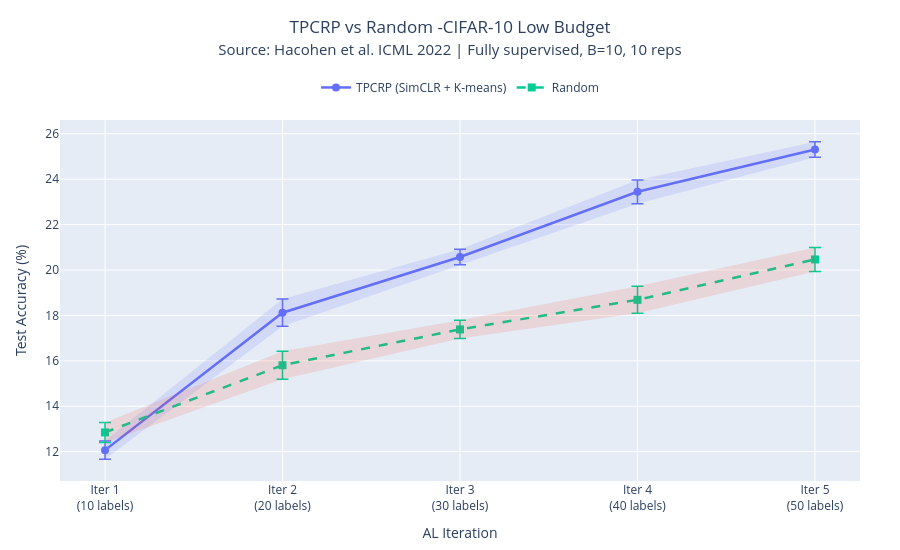

This figure's notebook cell:
### Markdown cell above
## Cell 10 -Results Plot (Step 4)

Reproduces the style of Fig. 4(a) from the paper: mean test accuracy ± standard error vs AL iteration for both TPCRP and the Random baseline.

### Code cell
import plotly.io as pio
import plotly.graph_objects as go

iterations     = list(range(1, AL_ITERATIONS + 1))
n_labeled_list = [i * AL_BUDGET for i in iterations]
x_labels       = [f"Iter {i}<br>({i*AL_BUDGET} labels)" for i in iterations]

fig = go.Figure()

# ── TPCRP trace ───────────────────────────────────────────────────────────────
fig.add_trace(go.Scatter(
    x=iterations, y=tpcrp_mean.tolist(),
    mode="lines+markers",
    name="TPCRP (SimCLR + K-means)",
    line=dict(width=2.5),
    marker=dict(size=8, symbol="circle"),
    error_y=dict(type="data", array=tpcrp_se.tolist(), visible=True, thickness=1.5, width=6),
))

# ── TPCRP shaded SE band ─────────────────────────────────────────────────────
fig.add_trace(go.Scatter(
    x=iterations + iterations[::-1],
    y=(tpcrp_mean + tpcrp_se).tolist() + (tpcrp_mean - tpcrp_se).tolist()[::-1],
    fill="toself",
    fillcolor="rgba(99,110,250,0.15)",
    line=dict(color="rgba(255,255,255,0)"),
    showlegend=False,
    hoverinfo="skip",
))

# ── Random baseline trace ─────────────────────────────────────────────────────
fig.add_trace(go.Scatter(
    x=iterations, y=random_mean.tolist(),
    mode="lines+markers",
    name="Random",
    line=dict(width=2.5, dash="dash"),
    marker=dict(size=8, symbol="square"),
    error_y=dict(type="data", array=random_se.tolist(), visible=True, thickness=1.5, width=6),
))

# ── Random shaded SE band ─────────────────────────────────────────────────────
fig.add_trace(go.Scatter(
    x=iterations + iterations[::-1],
    y=(random_mean + random_se).tolist() + (random_mean - random_se).tolist()[::-1],
    fill="toself",
    fillcolor="rgba(239,85,59,0.15)",
    line=dict(color="rgba(255,255,255,0)"),
    showlegend=False,
    hoverinfo="skip",
))

fig.update_layout(
    height=550,
    margin=dict(t=120, b=60, l=60, r=40),
    title=dict(
        text=(
            "TPCRP vs Random -CIFAR-10 Low Budget"
            "<br><span style='font-size:15px;font-weight:normal;'>"
            "Source: Hacohen et al. ICML 2022 | Fully supervised, B=10, 10 reps</span>"
        ),
        y=0.94,
        x=0.5,
        xanchor='center',
        yanchor='top',
    ),
    legend=dict(orientation="h", yanchor="bottom", y=1.05, xanchor="center", x=0.5),
    xaxis=dict(
        tickmode="array",
        tickvals=iterations,
        ticktext=x_labels,
        title_text="AL Iteration",
    ),
    yaxis_title="Test Accuracy (%)",
)

fig.update_traces(cliponaxis=False)

plot_path = os.path.join(OUTPUT_DIR, "tpcrp_vs_random_cifar10.png")
fig.write_image(plot_path, scale=2)

import json
with open(plot_path + ".meta.json", "w") as fh:
    json.dump({
        "caption": "TPCRP vs Random: mean test accuracy ± SE across 10 repetitions on CIFAR-10",
        "description": (
            "Line chart comparing TPCRP (SimCLR + K-means) and random selection "
            "across 5 active learning iterations with B=10 labels per round. "
            "Shaded bands show ±1 standard error. Fully supervised ResNet-18 classifier."
        ),
    }, fh)

print(f"Plot saved → {plot_path}")
fig.show()

### Figure 1 — Plotly figure (JSON) as saved in the notebook; plotly's stock layout.template omitted (floating-point values rounded to 4 significant figures)
{"data": [{"cliponaxis": false, "error_y": {"array": [0.3994, 0.5984, 0.3423, 0.5229, 0.34], "thickness": 1.5, "type": "data", "visible": true, "width": 6}, "line": {"width": 2.5}, "marker": {"size": 8, "symbol": "circle"}, "mode": "lines+markers", "name": "TPCRP (SimCLR + K-means)", "type": "scatter", "x": [1, 2, 3, 4, 5], "y": [12.07, 18.12, 20.57, 23.45, 25.31]}, {"cliponaxis": false, "fill": "toself", "fillcolor": "rgba(99,110,250,0.15)", "hoverinfo": "skip", "line": {"color": "rgba(255,255,255,0)"}, "showlegend": false, "type": "scatter", "x": [1, 2, 3, 4, 5, 5, 4, 3, 2, 1], "y": [12.47, 18.72, 20.92, 23.97, 25.65, 24.97, 22.92, 20.23, 17.52, 11.67]}, {"cliponaxis": false, "error_y": {"array": [0.4416, 0.6203, 0.4034, 0.5946, 0.5257], "thickness": 1.5, "type": "data", "visible": true, "width": 6}, "line": {"dash": "dash", "width": 2.5}, "marker": {"size": 8, "symbol": "square"}, "mode": "lines+markers", "name": "Random", "type": "scatter", "x": [1, 2, 3, 4, 5], "y": [12.85, 15.81, 17.38, 18.69, 20.47]}, {"cliponaxis": false, "fill": "toself", "fillcolor": "rgba(239,85,59,0.15)", "hoverinfo": "skip", "line": {"color": "rgba(255,255,255,0)"}, "showlegend": false, "type": "scatter", "x": [1, 2, 3, 4, 5, 5, 4, 3, 2, 1], "y": [13.29, 16.43, 17.79, 19.28, 20.99, 19.94, 18.09, 16.98, 15.19, 12.41]}], "layout": {"height": 550, "legend": {"orientation": "h", "x": 0.5, "xanchor": "center", "y": 1.05, "yanchor": "bottom"}, "margin": {"b": 60, "l": 60, "r": 40, "t": 120}, "title": {"text": "TPCRP vs Random -CIFAR-10 Low Budget<br><span style='font-size:15px;font-weight:normal;'>Source: Hacohen et al. ICML 2022 | Fully supervised, B=10, 10 reps</span>", "x": 0.5, "xanchor": "center", "y": 0.94, "yanchor": "top"}, "xaxis": {"tickmode": "array", "ticktext": ["Iter 1<br>(10 labels)", "Iter 2<br>(20 labels)", "Iter 3<br>(30 labels)", "Iter 4<br>(40 labels)", "Iter 5<br>(50 labels)"], "tickvals": [1, 2, 3, 4, 5], "title": {"text": "AL Iteration"}}, "yaxis": {"title": {"text": "Test Accuracy (%)"}}}}
